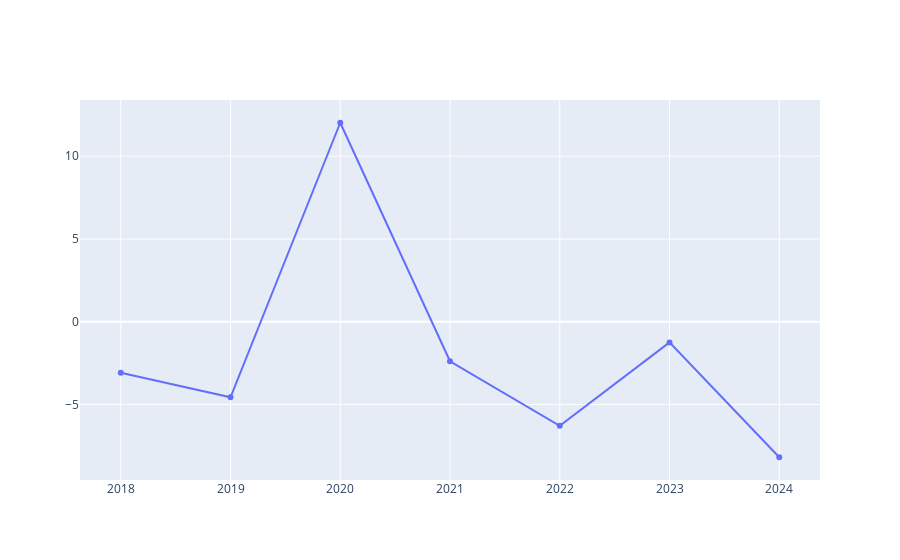

Notebook code for this chart:
### Code cell
fig = go.Figure()


fig.add_trace(
    go.Scatter(
        x = ff_yearly['Year'],
        y = ff_yearly['SMB']
    )
)

fig.show()

### Figure 1 — Plotly figure (JSON) as saved in the notebook; plotly's stock layout.template omitted (floating-point values rounded to 4 significant figures)
{"data": [{"type": "scatter", "x": [2018, 2019, 2020, 2021, 2022, 2023, 2024], "y": [-3.08, -4.57, 12.02, -2.39, -6.29, -1.25, -8.19]}], "layout": {}}
